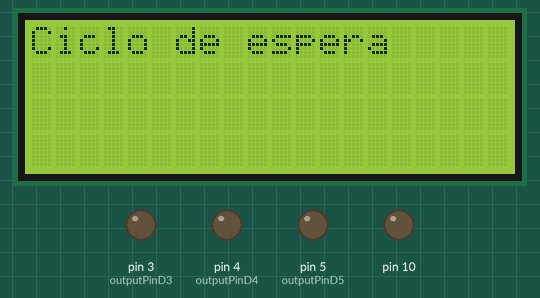
The sketch below on a simulated Arduino Uno, built with avr-gcc and run on an emulated ATmega328P. Parts: 20×4 character LCD, output pins drawn as LEDs (lit = HIGH).

Above: at 0.1 s.
At 5.2 s:
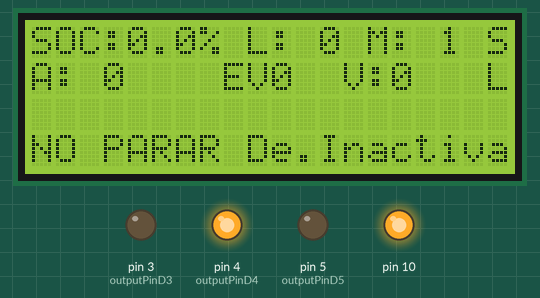

The sketch:

Control_Carga_des__CAN_LCD_con_D5_V16.ino
```cpp
#include <SPI.h>
#include <mcp2515.h>
#include <avr/wdt.h>
#include <Wire.h>
#include <Adafruit_GFX.h>
#include <LiquidCrystal_I2C.h>

LiquidCrystal_I2C lcd(0x27, 20, 4);

struct can_frame canMsg;
MCP2515 mcp2515(10);

unsigned int readCountPerSecond = 0;
unsigned int readCount = 0;
unsigned int startMessageCount = 0;
unsigned int sentMessageCount = 0;

const int outputPinD3 = 3;
const int outputPinD4 = 4;
const int outputPinD5 = 5; // Agregar la definición del pin D5

const unsigned int MASK_12BIT = 0x0FFF;

bool d3Activated = false;
bool lastD3Activated = false;

float lastHvSocValue = 0.0;
int lastByte3 = 0;
int PAValor = 0;
int EV = 0;

unsigned long previousMillis = 0;
const unsigned long interval = 1000;
const unsigned long messageInterval = 108; // Intervalo de envío de mensaje (108 milisegundos)

void setup() {
  lcd.init();
  lcd.backlight();
  lcd.clear();
  lcd.print("Ciclo de espera");
  delay(5000);

  pinMode(outputPinD3, OUTPUT);
  pinMode(outputPinD4, OUTPUT);
  pinMode(outputPinD5, OUTPUT); // Establecer el pin D5 como salida

  digitalWrite(outputPinD3, HIGH);
  digitalWrite(outputPinD4, HIGH);
  digitalWrite(outputPinD5, LOW); // Establecer el pin D5 en estado bajo (desactivado)

  SPI.begin();
  mcp2515.reset();
  mcp2515.setBitrate(CAN_500KBPS, MCP_8MHZ);
  mcp2515.setNormalMode();

  lcd.clear();
}
void updateLCD() {
  lcd.setCursor(0, 0);
  lcd.print("SOC:");
  lcd.print(lastHvSocValue, 1);
  lcd.print("%");

  lcd.setCursor(0, 1);
  lcd.print("A:");
  lcd.setCursor(3, 1);
  lcd.print("     ");
  lcd.setCursor(3, 1);
  lcd.print(PAValor);

  lcd.setCursor(13, 1);
  lcd.print("V:");
  lcd.setCursor(15, 1);
  lcd.print(lastByte3);

  lcd.setCursor(8, 1);
  lcd.print("EV:");
  lcd.setCursor(10, 1);
  lcd.print(EV);

  if (d3Activated) {
    lcd.setCursor(0, 3);
    lcd.print("NO PARAR");
  } else {
    lcd.setCursor(0, 3);
    lcd.print("SI POWER");
  }

  if (lastHvSocValue > 76) {
    digitalWrite(outputPinD4, LOW);
    lcd.setCursor(9, 3);
    lcd.print("Ac.Descarga");
  } else {
    digitalWrite(outputPinD4, HIGH);
    lcd.setCursor(9, 3);
    lcd.print("De.Inactiva");
  }

  lcd.setCursor(9, 0);
  lcd.print("L:");
  lcd.setCursor(11, 0);
  lcd.print("   ");
  lcd.setCursor(12, 0);
  lcd.print(readCountPerSecond);

  lcd.setCursor(14, 0);
  lcd.print("M:");
  lcd.setCursor(16, 0);
  lcd.print("   ");
  lcd.setCursor(17, 0);
  lcd.print(sentMessageCount);

  lcd.setCursor(0, 2);
  if (PAValor >= 0) {
    int lineLength = map(PAValor, 0, 100, 0, 20);
    for (int i = 0; i < 20; i++) {
      if (i >= 20 - lineLength) {
        lcd.print("-");
      } else {
        lcd.print(" ");
      }
    }
  } else {
    int lineLength = map(PAValor, 0, -100, 0, 20);
    for (int i = 0; i < 20; i++) {
      if (i < lineLength) {
        lcd.print("-");
      } else {
        lcd.print(" ");
      }
    }
  }
}
bool message_ok = false; // Declarar e inicializar la variable message_ok

unsigned long lastMessageSentTime = 0; // Agregar una variable para almacenar el último momento en que se envió el mensaje

void processCanMessage() {

  // SOC
  if (canMsg.can_id == 0x3CB && canMsg.can_dlc == 7) {
    byte byte2 = canMsg.data[2];
    byte byte3 = canMsg.data[3];
    float hvSocValue = ((byte2 * 256 + byte3) / 2.0);

    if (hvSocValue != lastHvSocValue) {
      lastHvSocValue = hvSocValue;
      updateLCD();
    }
  }
  // Voltios
  if (canMsg.can_id == 0x03B && canMsg.can_dlc == 5) {
    byte byte1 = canMsg.data[1];
    byte byte3 = canMsg.data[3];
    int hvV = (canMsg.data[2] * 256) + byte3;
    hvV = (hvV & 0x07FF) - (hvV & 0x0800);
    hvV *= 1;
    // Amperios
    int aValue = ((canMsg.data[0]) * 256) + (canMsg.data[1]);
    if ((aValue & 0x800) != 0) {
      aValue = aValue - 0x1000;
    }
    PAValor = aValue / 10;

    lastByte3 = hvV;
    updateLCD();
  }
  // EV
  if (canMsg.can_id == 0x529 && !message_ok) {
    byte byte4 = canMsg.data[4];
    EV = byte4;
    message_ok = true;
    // Aquí puedes hacer otras operaciones si es necesario
  }
}

void loop() {
  unsigned long currentMillis = millis();

  if (mcp2515.readMessage(&canMsg) == MCP2515::ERROR_OK) {
    processCanMessage();
    readCount++;
  }

  if (currentMillis - previousMillis >= 1000) {
    previousMillis = currentMillis;
    readCountPerSecond = readCount;
    readCount = 0;
    sentMessageCount = 0;
  }

  // Verificar si ha pasado suficiente tiempo para enviar el mensaje
  if (currentMillis - lastMessageSentTime >= messageInterval) {
    lastMessageSentTime = currentMillis;

    if (lastHvSocValue < 60 || lastHvSocValue > 79) {

      canMsg.can_id = 0x3CB;
      canMsg.can_dlc = 7;
      canMsg.data[0] = 0x69;
      canMsg.data[1] = 0x7D;
      canMsg.data[2] = 0x00;
      canMsg.data[3] = 0x93;
      canMsg.data[4] = 0x21;
      canMsg.data[5] = 0x20;
      canMsg.data[6] = 0x8F;

      if (mcp2515.sendMessage(&canMsg) == MCP2515::ERROR_OK) {
        lcd.setCursor(19, 0);
        lcd.print("S");
        sentMessageCount++;
      } else {
        lcd.setCursor(19, 0);
        lcd.print("N");
      }
    }
  }

  // Verificar y controlar la salida digital D5
  if (lastByte3 < 222 && lastByte3 > 230) {
    digitalWrite(outputPinD5, HIGH); // Desactivar la salida D5
    lcd.setCursor(19, 1);
    lcd.print("H");
  } else {
    digitalWrite(outputPinD5, LOW); // Activar la salida D5
    lcd.setCursor(19, 1);
    lcd.print("L");
  }

  if (lastHvSocValue <= 70 && !d3Activated) {
    digitalWrite(outputPinD3, LOW);
    d3Activated = true;
    updateLCD();
  } else if (lastHvSocValue >= 74 && d3Activated) {
    digitalWrite(outputPinD3, HIGH);
    d3Activated = false;
    updateLCD();
  } else if (lastHvSocValue > 70 && lastHvSocValue < 74) {
    if (d3Activated != lastD3Activated) {
      digitalWrite(outputPinD3, !d3Activated);
      lastD3Activated = d3Activated;
      updateLCD();
    }
  }
}
```
